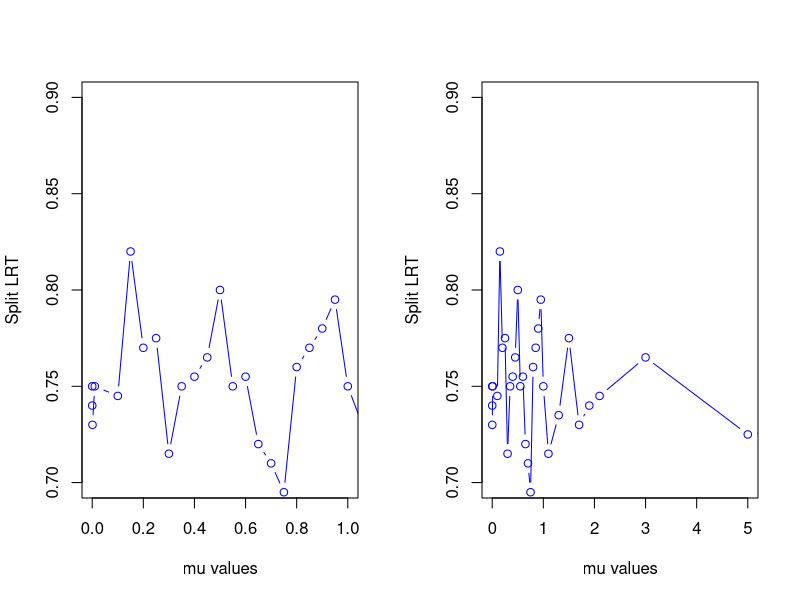
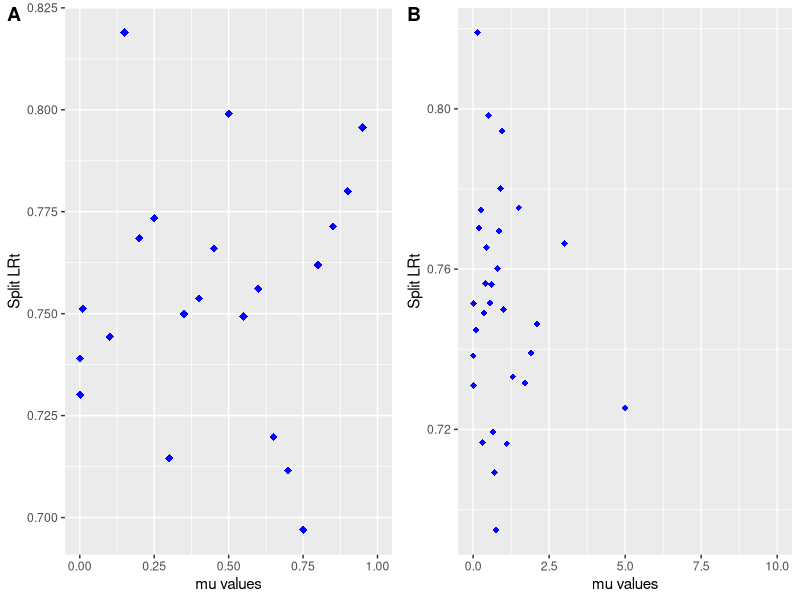

R code for these plots, in order:
valori=c(0.00001,0.0001,0.001,0.01,0.1, 0.15, 0.20, 0.25, 0.30, 0.35, 0.40, 0.45, 0.50, 0.55, 0.60, 0.65, 0.70, 0.75, 0.80,0.85, 0.90, 0.95, 1.0, 1.1,1.3,1.5,1.7,1.9,2.1,3,5,10)

cr=rep(1, length(valori))

lr=c(0.75,0.74,0.73,0.75,0.745,0.82,0.77,0.775,0.715,0.75,0.755,0.765,0.8,0.75,0.755,0.72,0.71,0.695,0.76,0.77,0.78,0.795,0.75,0.715,0.735,0.775,0.73,0.74,0.745,0.765,0.725,0.74)

par(mfcol=c(1,2))
plot(valori,lr, xlim=c(0,1),ylim=c(0.7,0.9),type="b",col="blue",xlab="mu values",ylab="Split LRT")
plot(valori,lr, xlim=c(0,5),ylim=c(0.7,0.9),type="b",col="blue",xlab="mu values",ylab="Split LRT")

library(ggplot2)
library(cowplot)
# Basic scatter plot
g1=ggplot(data=NULL, aes(x=valori, y=lr)) + geom_jitter(size=2.5, shape=18,color="blue") +xlim(0,1) +  xlab("mu values")+  ylab("Split LRt") 

g2=ggplot(data=NULL, aes(x=valori, y=lr)) + geom_jitter(size=2, shape=18,color="blue") +xlim(0,10) +  xlab("mu values")+  ylab("Split LRt") 
plot_grid(g1, g2, labels = "AUTO")
# Change the point size, and shape
